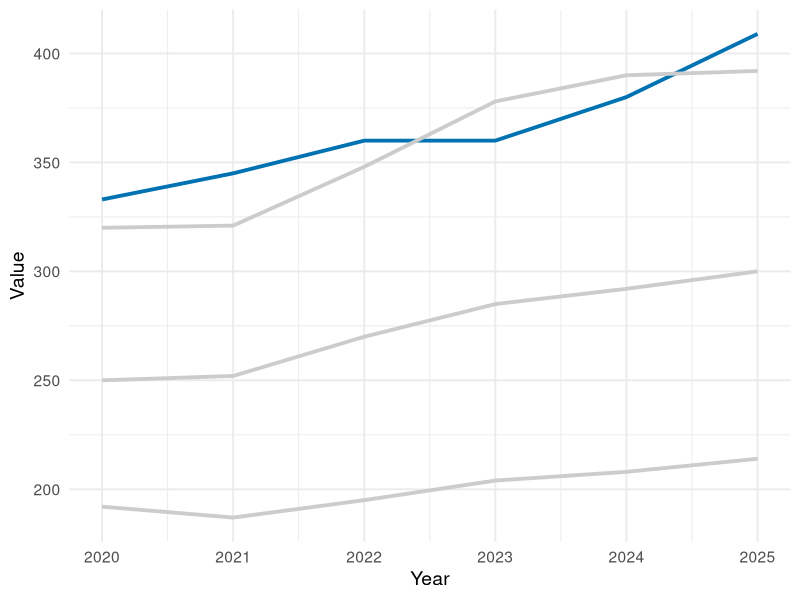
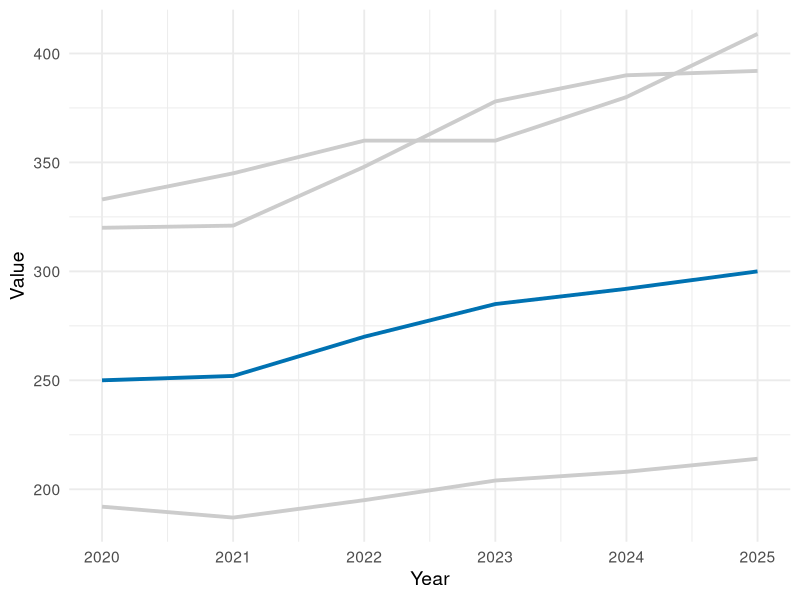
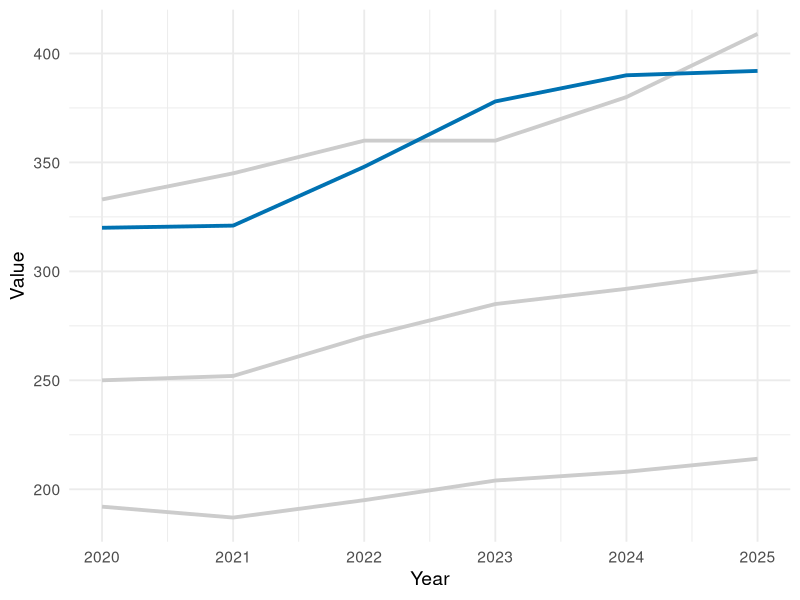

Write the R code that produced these figures, in order.
## ---- chunk 1
#| warning: false
#| message: false

#load package
library(tidyverse)

ambulance <- tribble(
  ~Year, ~Calls, ~Responses, ~Incidents, ~Patient_transports,
  2020, 333, 320, 250, 192,
  2021, 345, 321, 252, 187,
  2022, 360, 348, 270, 195,
  2023, 360, 378, 285, 204,
  2024, 380, 390, 292, 208,
  2025, 409, 392, 300, 214
)

ambulance_long <- pivot_longer(
  ambulance,
  -Year,
  names_to = "Measure",
  values_to = "Value"
)

highlight_plot <- function(highlight){

ggplot(ambulance_long,
       aes(Year, Value,
           group = Measure,
           colour = Measure == highlight)) +

  geom_line(linewidth = 1.3) +
  scale_colour_manual(values = c("grey80", "#0072B2"), guide = "none") +
  theme_minimal(base_size = 14)}
  
highlight_plot("Calls")
  
highlight_plot("Incidents")
  
highlight_plot("Responses")
